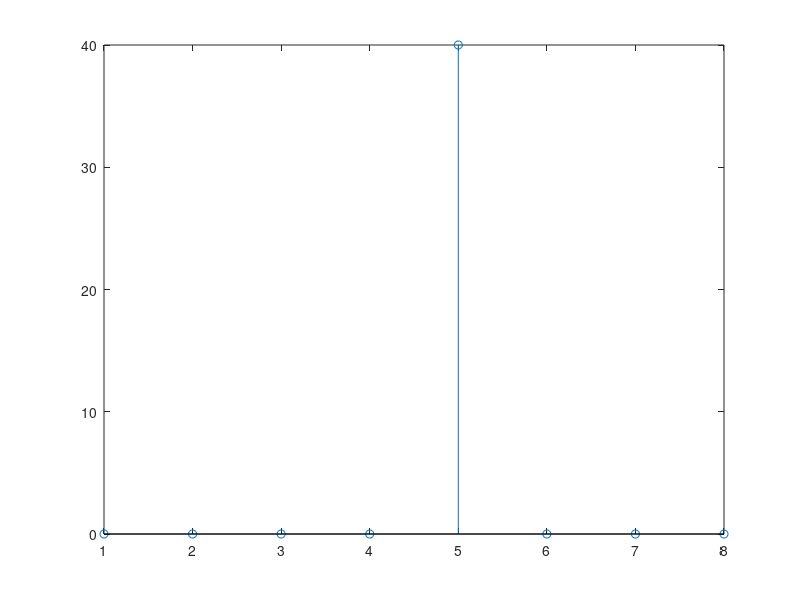

Recreate this plot in MATLAB.
clc;
clear;

% given continous signal x(t)=sin(2*pi*1000*t)+0.5sin(2*pi*2000*t+3*pi/4)

fs = 2000; %sampling frequency
N = 8;  %number of data point
n = 0:N-1;
ts = 1/fs;
in = 0;

x = 5*sin(2*pi*1000*n*ts + pi/2);

%DFT ecuation evaluation 
%i=>n  j=>m

for j = 0: N-1
  m = j+1;
  real(m) = 0;
  img(m) = 0;
 
  for i = 0: N-1
    real(m) = real(m) + x(i+1)*cos(2*pi*i*j/N);
    img(m) = img(m) - x(i+1)*sin(2*pi*i*j/N);
    
  end
  
  mag(m) = sqrt(real(m)^2 + img(m)^2);
  phase(m) = atan(img(m)/real(m));
  
  if mag(m)>.01 && j<=N/2
    in = in + 1;
    freq(in) = j*fs/N;
    ampl(in) = 2*mag(m)/N;
    phasefq(in) = phase(m);
  end
end

m = 1:N;
disp(mag);
disp(freq);
disp(ampl);
stem(m,mag);
